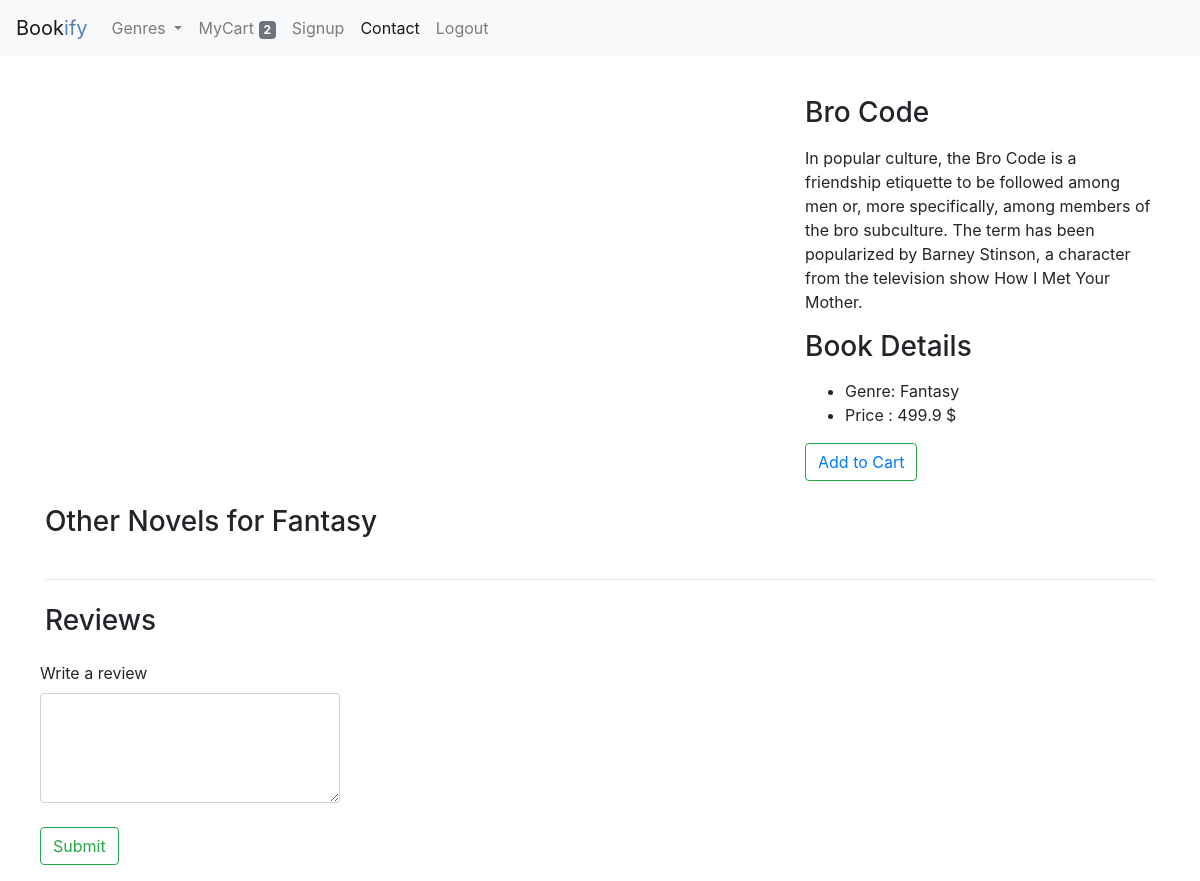
Page /detail/bro-code/ (signed in) on the committed database.
### main/models.py (models this page shows, shortened)
class Book(models.Model):
    book_name = models.CharField(max_length=50)
    book_image = models.ImageField(blank=True, null=True)
    author = models.CharField(max_length=50)
    book_description = models.TextField()
    isbn_no = models.IntegerField(blank=True)
    price = models.FloatField()
    rating = models.FloatField()
    availability = models.BooleanField(default=True)
    genre = models.ForeignKey(Genre, related_name='genres', on_delete=models.CASCADE)
    location = models.ForeignKey(Location, related_name='place', on_delete=models.CASCADE)
    user = models.ForeignKey(User, related_name='user_upload', on_delete=models.CASCADE)
    language = models.ForeignKey(Language, related_name='lang_books', on_delete=models.CASCADE)
    book_slug = models.SlugField(max_length=50, unique=True, default='')
    class Meta:
        ordering = ['-rating']
    @property
    def imgURL(self):
        try:
            url = self.book_image.url
        except:
            url = ''
        return url

class Genre(models.Model):
    genre_name = models.CharField(max_length=50)
    class Meta:
        default_permissions = ('add',)
        permissions = (('can_add_genre', 'Add a genre'),)
    def __str__(self):
        return self.genre_name

### main/views.py (the view)
# urls.py: path('detail/<book_slug>/', views.book_detail, name='detail'),
def book_detail(request, book_slug):
    try:
        single_book_by_slug = Book.objects.get(book_slug=book_slug)
        reviews = single_book_by_slug.review_set.all()
        books_related_to_genre = single_book_by_slug.genre.genres.all().exclude(book_name=single_book_by_slug.book_name)
    except Book.DoesNotExist:
        raise Http404
    context = {'book': single_book_by_slug,
               'book_for_genre': books_related_to_genre,
               'reviews': reviews,
               }
    return render(request, 'book_detail.html', context=context)

### main/context_processors.py (called while the page is built)
def genres(request):
    all_genre = Genre.objects.all()
    if request.user.is_authenticated:
        all_order_item = OrderItem.objects.filter(user=request.user or None)
    else:
        all_order_item = OrderItem.objects.all()
    total_cart_items = 0
    for item in all_order_item:
        total_cart_items += item.quantity
    return {'all_genres': all_genre, 'item_count': total_cart_items}

### templates/book_detail.html (shortened to what this page needs)
{% extends 'base.html' %}
{% block content %}
    <div class="container">
      <br>
      <div class="row">
        <div class="col-md-8">
        </div>
        <div class="col-md-4">
          <h3 class="my-3">{{ book.book_name }}</h3>
          <p>{{ book.book_description }}</p>
          <h3 class="my-3">Book Details</h3>
          <ul>
            <li>Genre: {{ book.genre }}</li>
            <li>Price : {{ book.price }} $</li>
          </ul>
          <button class="btn btn-outline-success my-2 my-sm-0" type="submit"> <a href="{% url 'main:add-to-cart' book.book_slug %}">Add to Cart</a></button>
        </div>
      </div>
      <h3 class="my-4">Other Novels for {{ book.genre }}</h3>
      <hr>
      <h3 class="my-4">Reviews</h3>
      <form class="form-row">
        <div class="form-group">
            <label for="exampleFormControlTextarea1">Write a review</label>
            <textarea class="form-control" id="exampleFormControlTextarea1" rows="4" style="width: 300px"></textarea>
            <br>
            <button class="btn btn-outline-success my-1 my-sm-0" type="submit">Submit</button>
        </div>
      </form>
    </div>
{% endblock %}

### rows in the picture
Book: book_name "Bro Code", book_description "In popular culture, the Bro Code is a friendship etiquette to be followed among men or, more specifically, among members of the bro subculture. The term has been popularized by Barney Stinson, a character from the television show How I Met Your Mother.", genre "Fantasy", price "499.9"

### other values in the picture
{{ item_count }} "2"
